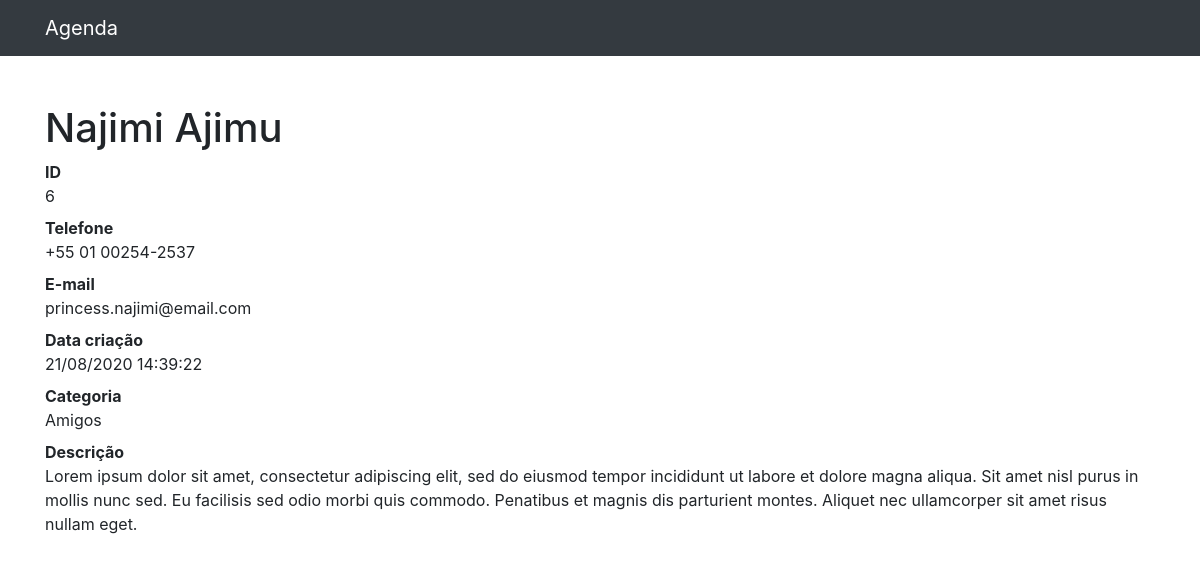
Page /6 on the committed database.
### contatos/models.py (models this page shows, shortened)
class Contato(models.Model):
    nome = models.CharField(max_length=255)
    sobrenome = models.CharField(max_length=255, blank=True)
    telefone = models.CharField(max_length=255)
    email = models.CharField(max_length=255, blank=True)
    data_criacao = models.DateTimeField(default=timezone.now)
    descricao = models.TextField(blank=True)
    categoria = models.ForeignKey(Categoria, on_delete=models.DO_NOTHING)
    mostrar = models.BooleanField(default=True)

class Categoria(models.Model):
    nome = models.CharField(max_length=255)
    def __str__(self):
        return self.nome

### contatos/views.py (the view)
# urls.py: path('<int:contato_id>', views.ver_contato, name='ver_contato'),
def ver_contato(request, contato_id):
    contato = get_object_or_404(Contato, id=contato_id)
    return render(request, 'contatos/ver_contato.html', {
        'contato': contato
    })

### contatos/templates/contatos/ver_contato.html
{% extends 'base.html' %}
{%block conteudo%}
  <h1 class="mt-5">{{ contato.nome }} {{ contato.sobrenome }}</h1>
  <dl>
    <dt>ID</dt>
    <dd>{{ contato.id }}</dd>
    <dt>Telefone</dt>
    <dd>{{ contato.telefone }}</dd>
    <dt>E-mail</dt>
    <dd>{{ contato.email }}</dd>
    <dt>Data criação</dt>
    <dd>{{ contato.data_criacao|date:'d/m/Y H:i:s' }}</dd>
    <dt>Categoria</dt>
    <dd>{{ contato.categoria }}</dd>
    <dt>Descrição</dt>
    <dd>
      {{ contato.descricao }}
    </dd>
  </dl>
{%endblock%}

### rows in the picture
Contato: nome "Najimi", sobrenome "Ajimu", id "6", telefone "+55 01 00254-2537", email "princess.najimi@email.com", data_criacao "21/08/2020 14:39:22", categoria "Amigos", descricao "Lorem ipsum dolor sit amet, consectetur adipiscing elit, sed do eiusmod tempor incididunt ut labore et dolore magna aliqua. Sit amet nisl purus in mollis nunc sed. Eu facilisis sed odio morbi quis commodo. Penatibus et magnis dis parturient montes. Aliquet nec ullamcorper sit amet risus nullam eget."
